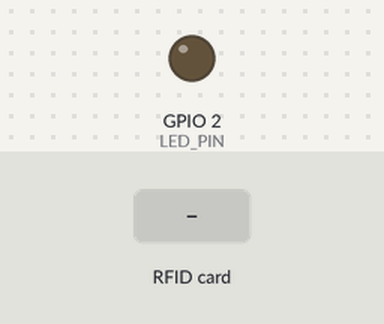
Simulated run of this sketch. Board: ESP32. Shown: output pins drawn as LEDs (lit = HIGH). Inputs (shaded band) come from the test bench. WiFi joins after 1.5 s; servers stay silent unless stated; uploads are accepted with an empty reply; what the sketch prints to the serial monitor is not drawn.

Above: at 2.7 s.
2.8 s: RFID card 5E 7A 19 C4 held to the reader
At 3.07 s:
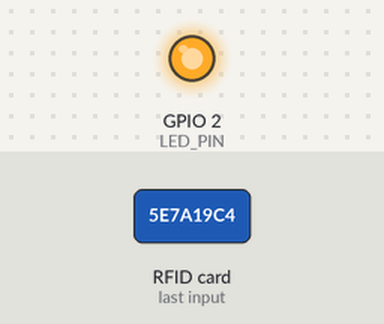
Timing chart, 0 to 5.8 s (numbered marks = the images above; inputs shaded):
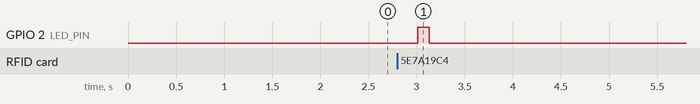

Measured:
- after the input at 2.8 s, GPIO 2 (LED_PIN): LOW → HIGH after 0.21 s, → LOW 0.12 s later

The sketch:

pn532_rfid_scanner.ino
```cpp
/*
  ESP32 PN532 RFID Scanner - Arduino Sketch (I2C)

  Uses the Adafruit PN532 library in I2C mode to read RFID UIDs and POST
  them as JSON to the central server at /api/rfid/read (port 5000).

  Configure SSID, PASSWORD and SERVER_IP below before uploading.

  Wiring (I2C recommended):
    PN532 SDA -> ESP32 SDA (GPIO 21)
    PN532 SCL -> ESP32 SCL (GPIO 22)
    PN532 VCC -> 3.3V
    PN532 GND -> GND

  Libraries required:
    - Adafruit PN532 (install via Library Manager)

*/

#include <Wire.h>
#include <WiFi.h>
#include <HTTPClient.h>
#include <Adafruit_PN532.h>

// --- Configuration ---
const char* SSID = "ODesigns";
const char* PASSWORD = "omartaher2004";
const char* SERVER_IP = "192.168.100.71"; // set to your PC/server IP
const int SERVER_PORT = 5000;
const char* DEVICE_ID = "RFID_SCANNER_PN532_01"; // or 02 /03 etc
const char* LOCATION = "Rack A1"; // or Rack A2 / Rack B1 / Rack B2

// I2C pins (ESP32 default)
#define PN532_SDA 21
#define PN532_SCL 22

Adafruit_PN532 nfc(PN532_SDA, PN532_SCL);

const int LED_PIN = 2;

unsigned long lastReadTime = 0;
String lastUID = "";
const unsigned long READ_COOLDOWN_MS = 1500;

void connectWiFi() {
  Serial.printf("Connecting to %s...\n", SSID);
  WiFi.begin(SSID, PASSWORD);
  unsigned long start = millis();
  while (WiFi.status() != WL_CONNECTED) {
    delay(500);
    Serial.print('.');
    if (millis() - start > 20000) {
      Serial.println("\nWiFi connection timeout. Retrying...");
      start = millis();
      WiFi.disconnect(true);
      WiFi.begin(SSID, PASSWORD);
    }
  }
  Serial.println("\nWiFi connected");
  Serial.print("IP: "); Serial.println(WiFi.localIP());
}

String uidToString(uint8_t *uid, uint8_t uidLength) {
  String s = "";
  for (uint8_t i = 0; i < uidLength; i++) {
    if (uid[i] < 0x10) s += "0";
    s += String(uid[i], HEX);
  }
  s.toUpperCase();
  return s;
}

bool postRFID(const String &tag_uid) {
  if (WiFi.status() != WL_CONNECTED) connectWiFi();

  WiFiClient client;
  HTTPClient http;
  String endpoint = String("http://") + SERVER_IP + ":" + SERVER_PORT + "/api/rfid/read";
  http.setTimeout(5000);
  http.begin(client, endpoint);
  http.addHeader("Content-Type", "application/json");

  String payload = "{";
  payload += String("\"device_id\":\"") + DEVICE_ID + "\"" + ",";
  payload += String("\"location\":\"") + LOCATION + "\"" + ",";
  payload += String("\"tag_uid\":\"") + tag_uid + "\"";
  payload += "}";

  Serial.print("POST payload: ");
  Serial.println(payload);

  int httpCode = http.POST(payload);
  Serial.printf("POST %s -> %d\n", endpoint.c_str(), httpCode);
  if (httpCode > 0) {
    String resp = http.getString();
    Serial.println(resp);
  } else {
    Serial.printf("HTTP POST failed, error: %s\n", http.errorToString(httpCode).c_str());
  }
  http.end();

  return (httpCode == 200 || httpCode == 201);
}

void setup() {
  Serial.begin(115200);
  pinMode(LED_PIN, OUTPUT);
  digitalWrite(LED_PIN, LOW);

  Wire.begin(PN532_SDA, PN532_SCL);
  nfc.begin();
  uint32_t versiondata = nfc.getFirmwareVersion();
  if (!versiondata) {
    Serial.println("Didn't find PN532 - check wiring");
    while (1) { delay(1000); }
  }
  Serial.print("Found PN532, firmware: 0x"); Serial.println(versiondata, HEX);
  nfc.SAMConfig();

  Serial.println("RFID PN532 Scanner starting...");
  connectWiFi();
}

void loop() {
  uint8_t success;
  uint8_t uid[7];
  uint8_t uidLength;

  success = nfc.readPassiveTargetID(PN532_MIFARE_ISO14443A, uid, &uidLength);
  if (success) {
    String uidStr = uidToString(uid, uidLength);
    unsigned long now = millis();
    if (uidStr != lastUID || (now - lastReadTime) > READ_COOLDOWN_MS) {
      Serial.printf("Tag detected: %s\n", uidStr.c_str());
      bool ok = postRFID(uidStr);
      if (ok) {
        digitalWrite(LED_PIN, HIGH);
        delay(120);
        digitalWrite(LED_PIN, LOW);
      } else {
        for (int i=0;i<2;i++) { digitalWrite(LED_PIN, HIGH); delay(120); digitalWrite(LED_PIN, LOW); delay(100); }
      }
      lastUID = uidStr;
      lastReadTime = now;
    }
  }
  delay(100);
}
```
